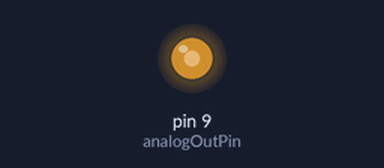
Recording of a sketch running on a simulated Arduino Uno, built with avr-gcc and run on an emulated ATmega328P. Parts: output pins drawn as LEDs (lit = HIGH). What the sketch prints to the serial monitor is not drawn.

Above: at 0.1 s.
Timing chart, 0 to 1.6 s (numbered marks = the images above):
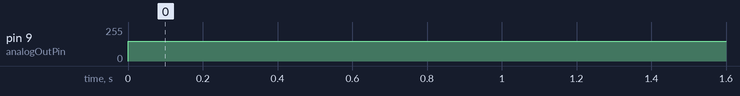

Measured:
- by itself, pin 9 (analogOutPin): 0/255 → 150/255 at 0.00 s

The sketch:

main.ino
```cpp
/*
  Main code for the screw-propelled mecanum wheels fusion vehicle (ROCO507 module - MCs Robotics - University of Plymouth)

  Code to control the four motors
*/

// These constants won't change. They're used to give names to the pins used:
const int analogOutPin = 9; // Analog output pin that the Jrk motor controller is attached to

int motorSpeed = 0;        // value read from the pot
int outputValue = 0;        // value output to the PWM (analog out)

void setup() {
  // initialize serial communications at 9600 bps:
  Serial.begin(9600);
}

void loop() {

  Serial.println("Turn on motors");

  // set the motor speed - TODO
  motorSpeed = 150;
  // change the analog out value:
  analogWrite(analogOutPin, motorSpeed);

  // wait 2 milliseconds before the next loop for the analog-to-digital
  // converter to settle after the last reading:
  delay(2);
}
```
